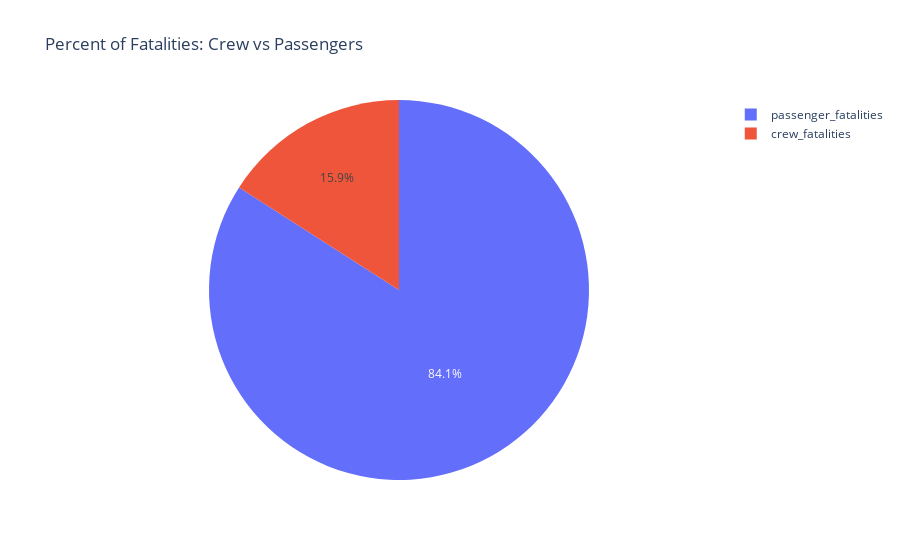

Here is the notebook cell this chart was saved with:
### Markdown cell above
This time line graph shows the number of passenger's fatalities comparing to the number of crew's fatalities, alogn the years. Since 1940 to 2010 the passengers fatalities is way higer than the crew fatalities, which was expected up to a point, because the number of passenger is generaly way higer than the number of the crew members on a flight. However, this can also be caused thanks to the preparation, experience and profesional studies that the crew members acquire over the years. Besides the fact that at first sight the number of the crew fatalities looks very stable over the years, I consider significant the slight decrease of this number between the 2000s and 2020s, which coincides with the conclusion of the previous analysis, about the improvement in the aircraft tecnology and security.

### Code cell
a=df['passenger_fatalities'].sum()
b=df['crew_fatalities'].sum()
fig = px.pie(df, values = (a,b) ,names = ['passenger_fatalities','crew_fatalities'], title=('Percent of Fatalities: Crew vs Passengers'))
fig.show()

### Figure 1 — Plotly figure (JSON) as saved in the notebook; plotly's stock layout.template omitted (floating-point values rounded to 4 significant figures)
{"data": [{"domain": {"x": [0, 1], "y": [0, 1]}, "hovertemplate": "label=%{label}<br>value=%{value}<extra></extra>", "labels": ["passenger_fatalities", "crew_fatalities"], "legendgroup": "", "name": "", "showlegend": true, "type": "pie", "values": [90404, 17122]}], "layout": {"legend": {"tracegroupgap": 0}, "title": {"text": "Percent of Fatalities: Crew vs Passengers"}}}
